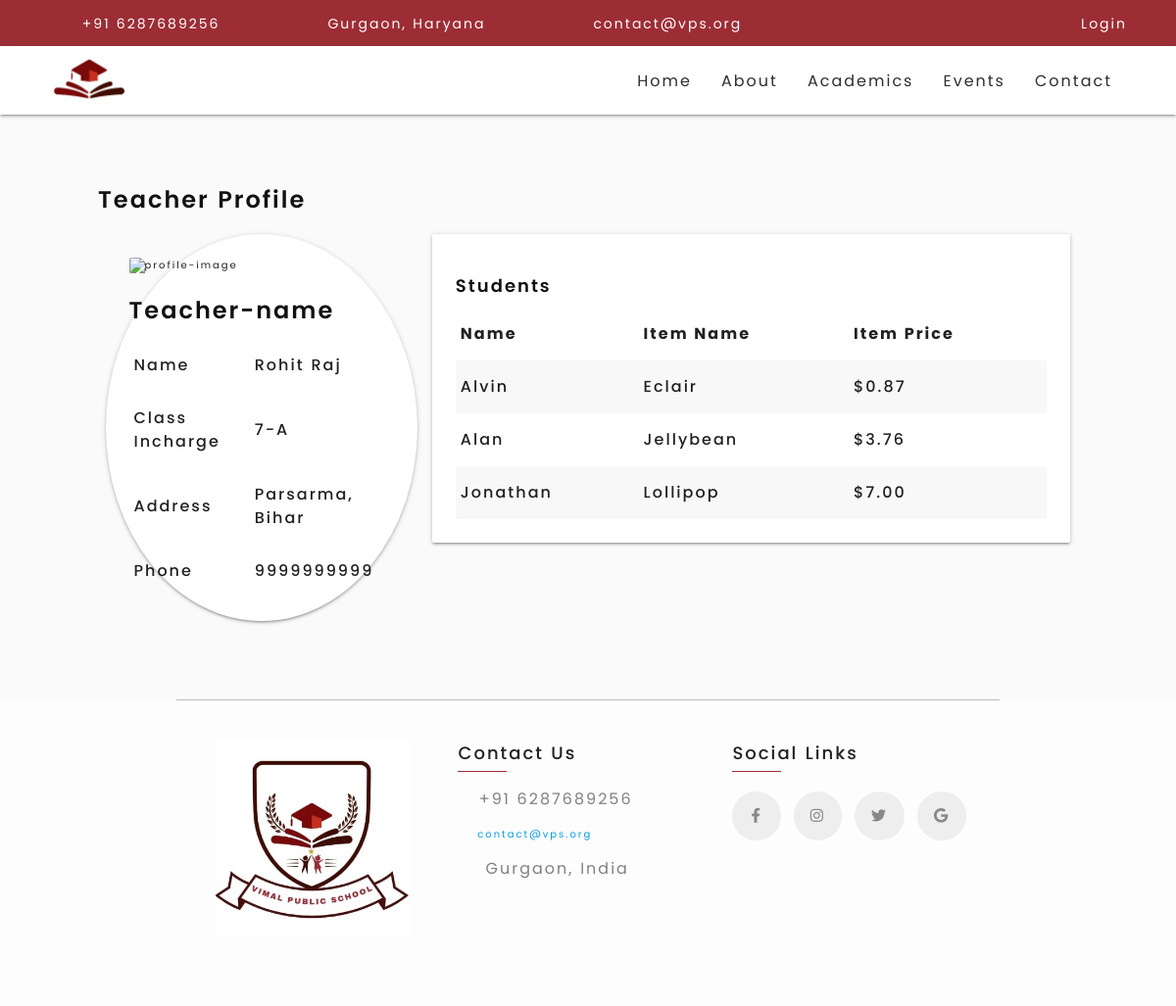
Screenshot of /teacher-profile/ with the database file from the repository.
### aboutAndStaffs/models.py (models this page shows, shortened)
class About(models.Model):
    logo = models.ImageField(upload_to="images")
    description = models.TextField(max_length=500)
    facebook = models.URLField(null=True)
    instagram = models.URLField(null=True)
    twitter = models.URLField(null=True)
    email = models.EmailField(null=True)
    contact = models.IntegerField(default=0)
    school_address = models.CharField(max_length=20, null=True)
    about_video = models.FileField(upload_to="video")

### teacher/views.py (the view)
# urls.py: path('', views.teacher_page, name="teacher"),
def teacher_page(request):
    return render(request, 'teacher/teacher_profile.html' )

### vpsBase/context_processor.py (called while the page is built)
def render_footer(request):
    footer_content = About.objects.all()[0]
    isuser = request.user.is_authenticated
    return {
        'about_content': footer_content,
        'isuser': isuser
    }

### teacher/templates/teacher/teacher_profile.html (shortened to what this page needs)
{% extends 'vpsBase/base.html' %}
{% load static %}
{% block content %}
<div class="profile-page padding-tb-50 padding-lr-20">
    <div class="teacher-profile" >
    <h3>Teacher Profile</h3>
    <div class="row">
        <div class="col s12 l4">
            <div class="card student-details">
                <div class="card-content">
                 <div class="profile-img">
                   <img src="https://images.unsplash.com/photo-1623267258448-46f7eaeebbc1?ixid=MnwxMjA3fDB8MHxlZGl0b3JpYWwtZmVlZHwzMXx8fGVufDB8fHx8&ixlib=rb-1.2.1&auto=format&fit=crop&w=500&q=60" alt="profile-image" />
                 </div>
                 <h3>Teacher-name</h3>
                 <table class="profile-info ">
                    <tbody>
                      <tr>
                        <td>Name</td>
                        <td>Rohit Raj</td>
                      </tr>
                      <tr>
                        <td>Class Incharge</td>
                        <td> 7-A</td>
                      </tr>
                      <tr>
                        <td>Address</td>
                        <td>Parsarma, Bihar</td>
                      </tr>
                      <tr>
                        <td> Phone</td>
                        <td> 9999999999</td>
                      </tr>
                    </tbody>
                  </table>
                </div>
            </div>
        </div>
        <div class="col s12 l8">
            <div class="row">
                <div class="col s12 l12">
                    <div class="card">
                      <div class="card-content">
                          <h4> Students</h4>
                            <table class="striped">
                                <thead>
                                  <tr>
                                      <th>Name</th>
                                      <th>Item Name</th>
                                      <th>Item Price</th>
                                  </tr>
                                </thead>
                                <tbody>
                                  <tr>
                                    <td>Alvin</td>
                                    <td>Eclair</td>
                                    <td>$0.87</td>
                                  </tr>
                                  <tr>
                                    <td>Alan</td>
                                    <td>Jellybean</td>
                                    <td>$3.76</td>
                                  </tr>
                                  <tr>
                                    <td>Jonathan</td>
                                    <td>Lollipop</td>
                                    <td>$7.00</td>
                                  </tr>
                                </tbody>
                              </table>
                      </div>
                    </div>
                </div>
              </div>
        </div>
      </div>
</div>
</div>
{% endblock content %}

### vpsBase/templates/vpsBase/navbar.html (shortened to what this page needs)
{% load static %}
<div class="navbar-top-panel ">
    <div class="navbar-top-panel-left">
      <ul>
        <li>
          <i class="fas fa-phone-alt"></i>
          <a href="tel:#">+91 {{ about_content.contact }}</a>
        </li>
        <li>
          <i class="fas fa-map-marker-alt"></i>
          <a href="#">Gurgaon, Haryana</a>
        </li>
        <li>
          <i class="fas fa-envelope-open"></i>
          <a href="mailto:#">{{ about_content.email }}</a>
        </li>
      </ul>
    </div>
    <div class="navbar-top-panel-right">
      {% if isuser %}
        <i class="fas fa-sign-in-alt"></i>
        <a href="{% url 'logout' %}">Logout</a>
      {% else %}
        <i class="fas fa-sign-in-alt"></i>
      <a href="{% url 'login' %}">Login</a>
      {% endif %}
    </div>
  </div>
  <nav>
    <div class="nav-wrapper">
      <a href="#" class="brand-logo"> <img src="{% static 'images/nav-brand-logo.png' %}" alt="vps_logo"></a>
      <ul class="right hide-on-med-and-down">
        <li><a href="{% url 'home' %}">Home</a></li>
        <li><a class="dropdown-trigger" href="#" data-target="about-dropdown">About</a></li>
        <li><a class="dropdown-trigger" href="#" data-target="academics-dropdown">Academics</a></li>
        <li><a href="{% url 'events' %}">Events</a></li>
        <li><a href="{% url 'contact' %}">Contact</a></li>
      </ul>
    </div>
  </nav>

### vpsBase/templates/vpsBase/footer.html (shortened to what this page needs)
{% load static %}
<div class="container">
  <div class="row justify-content-center my-20">
    <div class="col s12 l4 text-center">
     <img src="{% static 'images/vps-logo.jpeg' %}" alt="vps_logo" class="footer-logo">
    </div>
    <div class="col s12 l4 d-flex flex-column">
     <p class="footer-heading">Contact Us</p>
     <p style="color: grey">
        <i class="fas fa-phone" style="color: rgb(31, 30, 30)"></i
        >&nbsp;+91 {{ about_content.contact }}
      </p>
      <a href="mailto:contact@vps.com">
        <i class="fas fa-envelope" style="color: rgb(31, 30, 30)"></i
        >&nbsp;&nbsp;{{ about_content.email }}
      </a>
      <p style="color: grey;margin-bottom: 40px;">
        <i class="fas fa-map-marked" style="color: rgb(31, 30, 30)"></i
        >&nbsp;&nbsp;{{ about_content.school_address }}
      </p>
    </div>
    <div class="col s12 l4 d-flex flex-column">
        <p class="footer-heading">Social Links</p>
        <div class="flex flex-row mt-20">
      <a href="{{ about_content.facebook }}" class="social-links-1">
          <i class="fab fa-facebook-f"></i>
      </a>
      <a href="{{ about_content.instagram }}" class="social-links-2" style="margin-left: 8px;">
        <i class="fab fa-instagram"></i>
    </a>
    <a href="{{ about_content.twitter }}" class="social-links-3" style="margin-left: 8px;margin-right: 8px; ">
        <i class="fab fa-twitter "></i>
    </a>
    <a href="mailto:{{ about_content.email }}" class="social-links-4">
        <i class="fab fa-google "></i>
    </a>
</div>
    </div>
  </div>
</div>

### static/css/custom/styles.css (style rules this page uses)
* { box-sizing: border-box; }
:root { --bg-color: #9D2D35; --font-color:#2d2e2e; }
html { font-size: 62.5%; letter-spacing: 2px; }
body { padding: 0; margin: 0; background-color: #fdfdfd; font-family: "Poppins", sans-serif; }
h1, h2, h3, h4, h5, h6 { line-height: 1.5; font-family: "Poppins"; color: #111; font-weight: 600; }
h3 { font-size: 2.4rem; }
h4 { font-size: 1.8rem; }
p { font-size: 1.4rem; line-height: 1.5; }
.text-center { text-align: center; }
@media screen and (min-width: 601px) { p { font-size: 1.6rem;; } }

### static/css/custom/home.css (style rules this page uses)
.navbar-top-panel { display: none; }
nav { background-color: var(--bg-color); position: sticky; top: 0; left: 0; z-index: 10; }
nav .brand-logo { height: 100%; overflow: hidden; }
nav .brand-logo img { width: 8rem; height: 100%; object-fit:cover; }
nav .nav-wrapper ul { margin : 0; }
nav, nav .nav-wrapper i, nav a.sidenav-trigger, nav a.sidenav-trigger i { line-height: 3.2 !important; }
@media only screen and (min-width: 601px) { .navbar-top-panel { display: flex; justify-content: space-between; align-items: center; background-color: var(--bg-color); color: #fff; padding: 1.2rem 5rem; font-size: 1.4rem; } }
@media only screen and (min-width: 601px) { .navbar-top-panel ul { margin:0; } }
@media only screen and (min-width: 601px) { .navbar-top-panel-left ul li { list-style: none; display: inline-block; margin-right: 7rem; } }
@media only screen and (min-width: 601px) { .navbar-top-panel a { color: #fff; } }
@media only screen and (min-width: 601px) { .navbar-top-panel .fas { margin-right: 1rem; opacity: 0.6; font-size: 2rem; } }
@media only screen and (min-width: 601px) { nav { height: 7rem; padding: 1rem 5rem; align-items: center; background-color: #fff; } }
@media only screen and (min-width: 601px) { .nav-wrapper ul a, .brand-logo { font-size: 1.6rem; color: var(--font-color); } }

### static/css/custom/student-profile.css (style rules this page uses)
.profile-page { background: #Fafafa; }
.student-details .profile-img , .student-profile .teacher-img { width: 50%; }
.student-details , .student-profile { width: 100%; border-radius: 100%; }
.profile-img img { border-radius: 5%; max-height: 125px; min-width: 120px; max-width: 120px; }
.profile-page table tr { font-size: 1.6rem; font-weight: 500; }
table.profile-info tr { border-bottom:none ; }
@media only screen and (min-width: 601px) { .profile-page { padding: 0 !important; } }
@media only screen and (min-width: 601px) { .student-profile, .teacher-profile { padding: 5rem 8rem !important; } }

### static/css/custom/footer.css (style rules this page uses)
.footer-logo { height: 20rem; width: 20rem; margin-bottom: 40px; }
p.footer-heading { margin-top: 0; font-size: 18px; padding-left: 0 !important; font-weight: 500; margin-bottom: 6px !important; }
p.footer-heading::after { display: block; height: 1.2px; width: 50px; background-color: var(--bg-color); margin-top: 5px; content: ""; position: absolute; }
a.social-links-1 { text-decoration: none; color: rgb(138, 135, 135) !important; background-color: #eee; display: inline-block; padding: 12px 17px 11px 17px !important; border-radius: 50%; font-size: 1.5rem; border: solid 2.5px #eee; transition-duration: 0.3s; }
a.social-links-2 { text-decoration: none; color: rgb(36, 35, 35); display: inline-block; background-color: #eee; color: rgb(138, 135, 135) !important; padding: 12px 15px 11px 15px !important; border-radius: 50%; font-size: 1.5rem; border: solid 2.5px #eee; transition-duration: 0.3s; }
a.social-links-3 { text-decoration: none; color: rgb(36, 35, 35); display: inline-block; background-color: #eee; color: rgb(138, 135, 135) !important; padding: 12px 15px 11px 15px !important; border-radius: 50%; font-size: 1.5rem; border: solid 2.5px #eee; transition-duration: 0.3s; }
a.social-links-4 { text-decoration: none; color: rgb(36, 35, 35); display: inline-block; background-color: #eee; color: rgb(138, 135, 135) !important; padding: 12px 15px 11px 15px !important; border-radius: 50%; font-size: 1.5rem; border: solid 2.5px #eee; transition-duration: 0.3s; }

### static/css/custom/utils.css (style rules this page uses)
.d-flex { display: flex; }
.flex-row { flex-direction: row; }
.flex-column { flex-direction: column; }
.justify-content-center { justify-content: center; }
.text-center { text-align: center ; }
.mt-20 { margin-top: 2rem; }
.my-20 { margin-top: 40px; margin-bottom: 40px; }
.padding-tb-50 { padding-top:5rem ; padding-bottom: 5rem ; }
.padding-lr-20 { padding-left: 2rem !important; padding-right: 2rem !important; }

### rows the page displays
About: contact "6287689256", email "contact@vps.org", school_address "Gurgaon, India"
